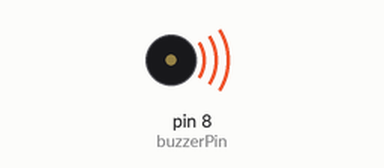
The sketch below on a simulated Arduino Uno, built with avr-gcc and run on an emulated ATmega328P. Shown: buzzer (waves = sounding, pin HIGH).

Above: at 1.0 s.
At 5.5 s:
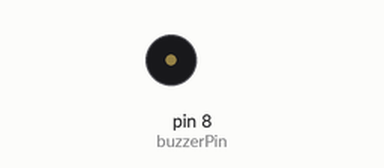
Timing chart, 0 to 6.9 s (numbered marks = the images above):
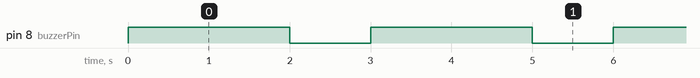

Measured:
- by itself, pin 8 (buzzerPin): alternates HIGH for 2.0 s and LOW for 1.0 s

The sketch:

active_buzzer.ino
```cpp
int buzzerPin = 8;

void setup() {
  pinMode(buzzerPin, OUTPUT);
}

void loop() {
    digitalWrite(buzzerPin, HIGH);
    delay(2000);
    digitalWrite(buzzerPin, LOW);
    delay(1000);
}
```
